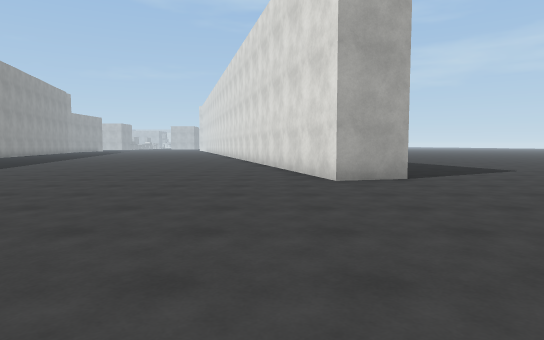
view 1 (above)

24 first-person views from a walk through a scene from a Unity 3-D project. The camera is 1.3 m above the floor, tilts 4° down and sees 75° across. The floor is counted in squares, 2 m on a side. Each view is taken from the middle of a square. On the plan, view 1 faces up. The plan holds only what a view shows up to about 10 squares ahead; the rest is blank. The place goes on beyond the plan. The player character is not drawn. Surface patterns are stand-ins for the level's own textures.

view 2
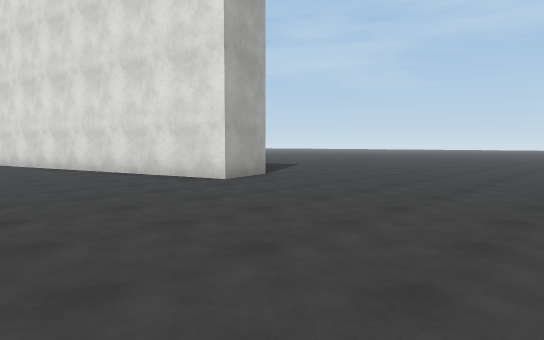

view 3
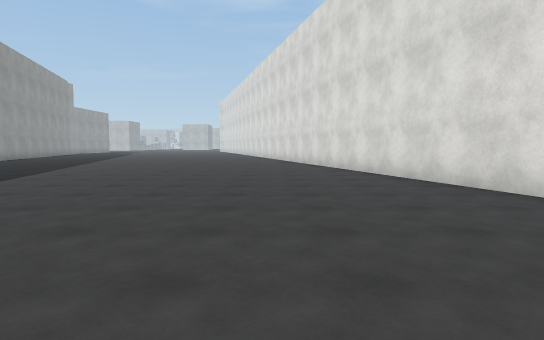

view 4
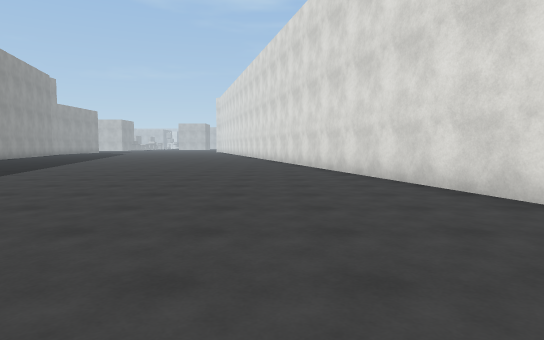

view 5
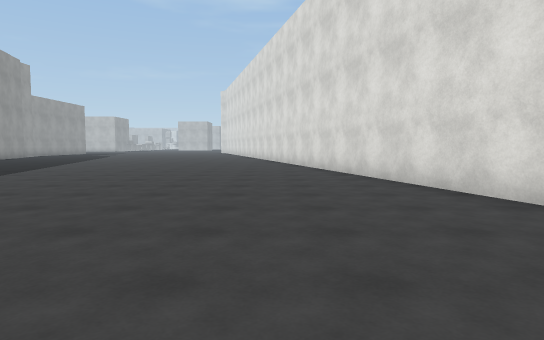

view 6
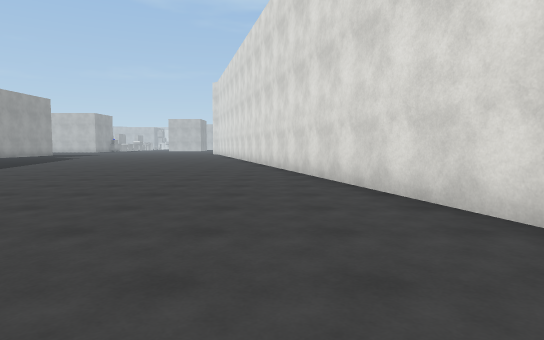

view 7
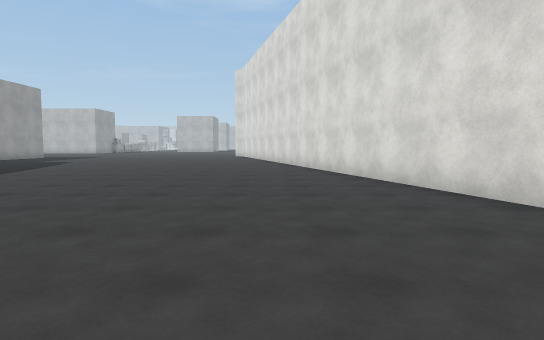

view 8
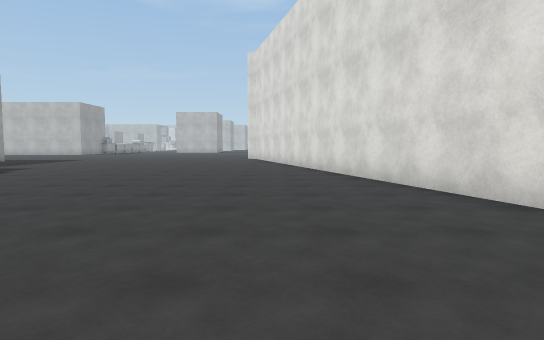

view 9
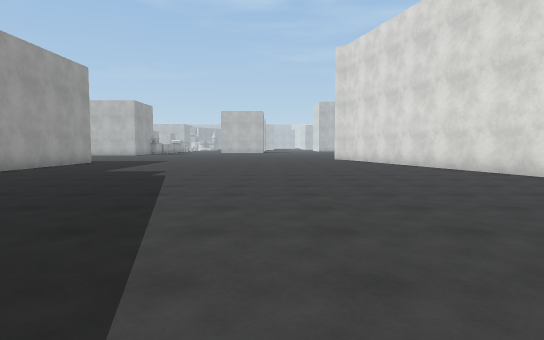

view 10
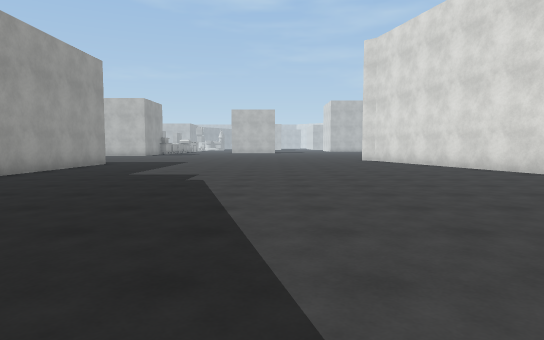

view 11
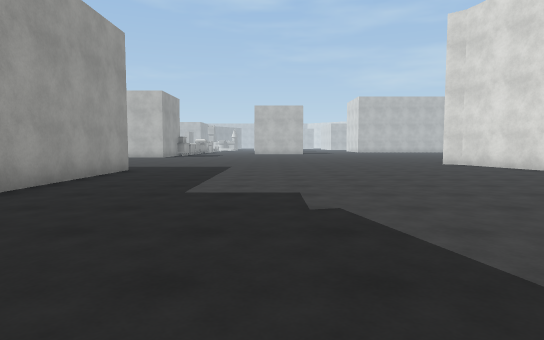

view 12
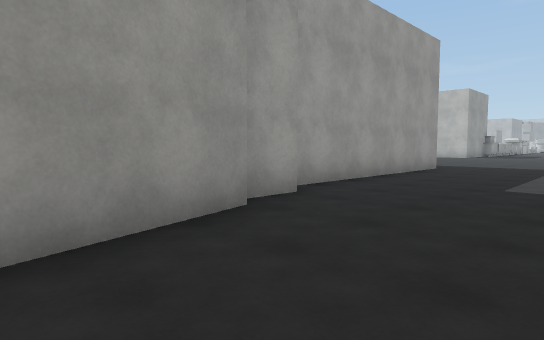

view 13
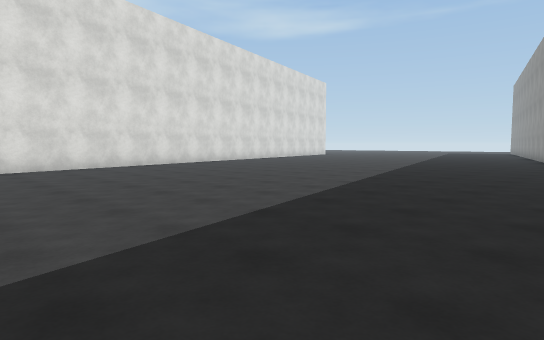

view 14
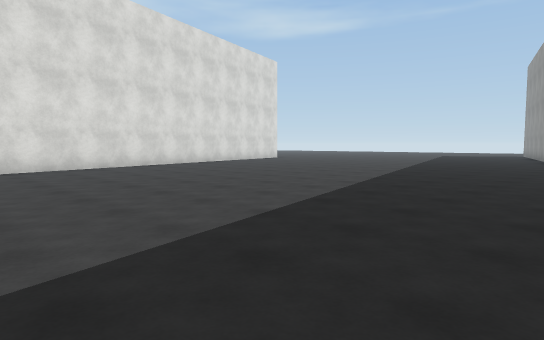

view 15
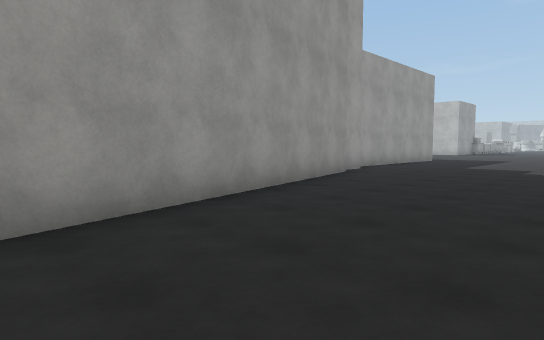

view 16
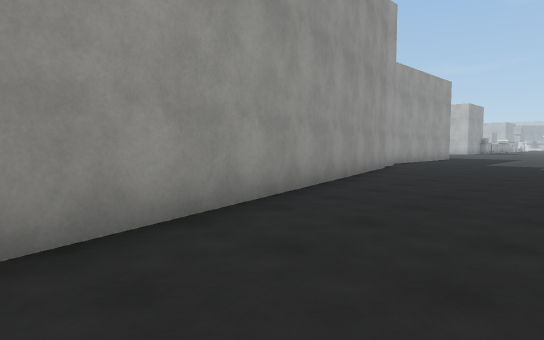

view 17
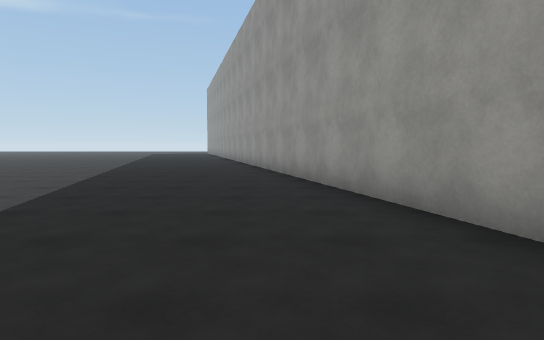

view 18
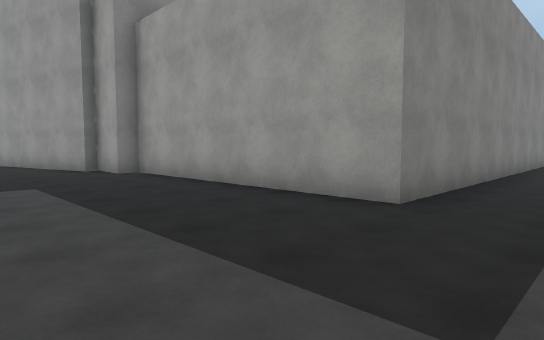

view 19
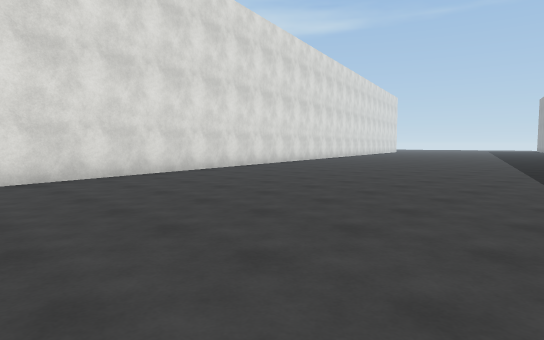

view 20
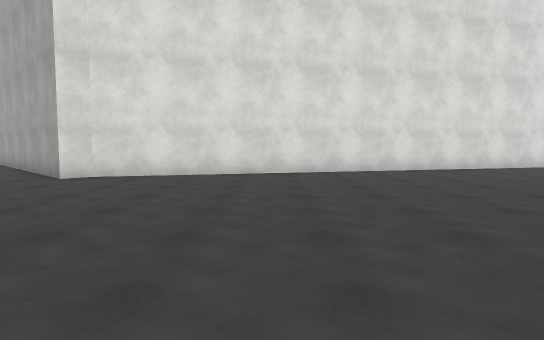

view 21
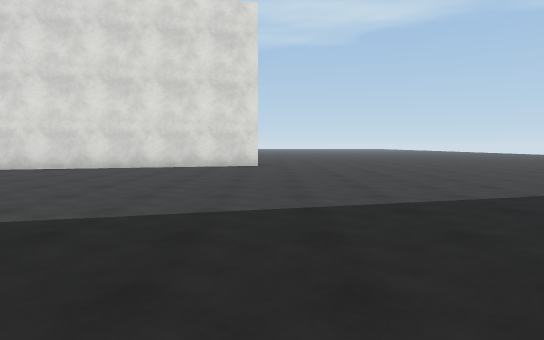

view 22
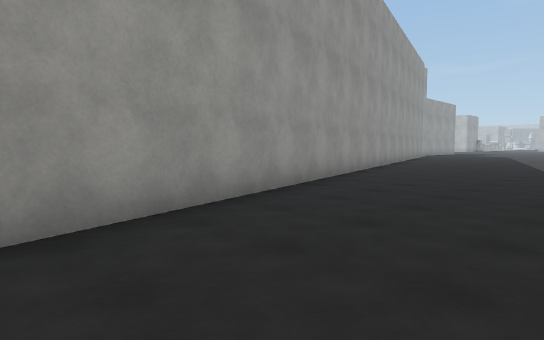

view 23
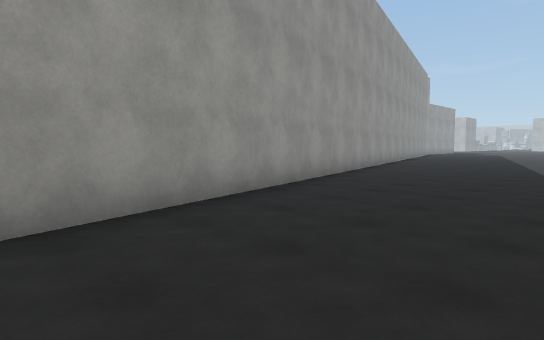

view 24
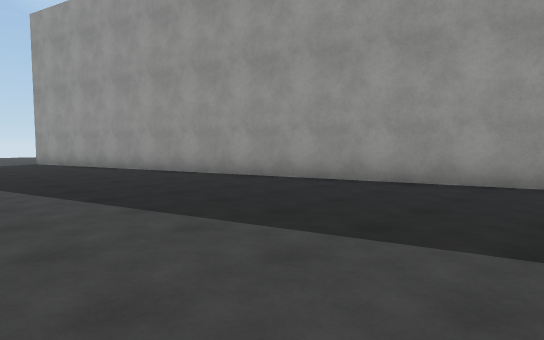

### Floor plan
Points are (right, up) in squares from view 1. A wall is a line through its corners. A room is listed if a view was taken in it or the views show most of it. See-through windows are left out.
Room 1 (views 1, 2, 3, 4, 5, 6, 7, 8, 9, 10, 11, 12, 13, 14, 15, 16, 17, 18, 19, 20, 21, 22, 23, 24)
walls: (2.7, 6.9) (1.2, 6.4) (-7.7, 39.6); (-24.5, 37.3) (-17.7, 37.3) (-17.7, 30.8) (-17.2, 30.8) (-17.2, 29.5) (-16.9, 29.5) (-9, -0.2)
ways out: opening at (4, 6.3)

Positions as (right, up) in squares from view 1, and headings:
1: (0, 0), facing up
2: (-3, 1), facing up-right
3: (-3, 5), facing up
4: (-3, 7), facing up
5: (-4, 11), facing up
6: (-4, 15), facing up
7: (-6, 19), facing up
8: (-7, 23), facing up
9: (-11, 24), facing up
10: (-12, 25), facing up
11: (-14, 28), facing up
12: (-14, 27), facing up-left
13: (-14, 27), facing down-right
14: (-12, 20), facing down-right
15: (-12, 22), facing up-left
16: (-12, 20), facing up-left
17: (-13, 24), facing down
18: (-14, 39), facing down-left
19: (-14, 38), facing down-right
20: (-15, 36), facing right
21: (-10, 6), facing right
22: (-9, 10), facing up-left
23: (-8, 7), facing up-left
24: (-5, 10), facing down-left
